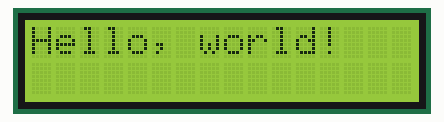
This sketch was run on a simulated Arduino Uno, built with avr-gcc and run on an emulated ATmega328P. Parts: 16×2 character LCD.

Above: at 11.6 s.
At 13.3 s:
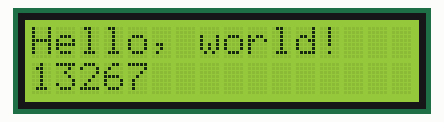
At 14.3 s:
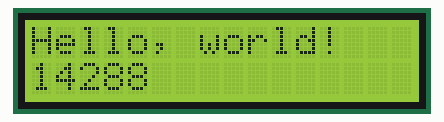
At 16.4 s:
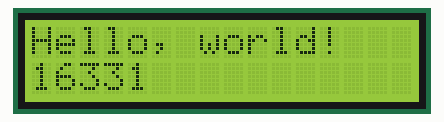
At 20.5 s:
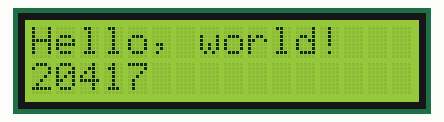
At 38.3 s:
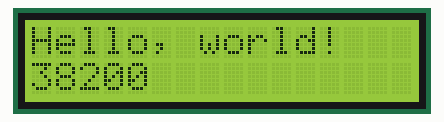

The sketch:

HelloWorld.ino
```cpp
//YWROBOT
//Compatible with the Arduino IDE 1.0
//Library version:1.1
#include <Wire.h>
#include <LiquidCrystal_I2C.h>


LiquidCrystal_I2C lcd(0x27, 16, 2);  // set the LCD address to 0x27 for a 16 chars and 2 line display

void setup() {
  lcd.init();  // initialize the lcd
  // Print a message to the LCD.
  lcd.backlight();
  lcd.setCursor(0, 0);
  lcd.print("Hello, world!");
}


void loop() {
  for (int posCnt = 0; posCnt < 13; posCnt++) {
    lcd.scrollDisplayLeft();
    delay(200);
  }
  for (int posCnt = 0; posCnt < 29; posCnt++) {
    lcd.scrollDisplayRight();
    delay(200);
  }
    for (int posCnt = 0; posCnt < 16; posCnt++) {
    lcd.scrollDisplayLeft();
    delay(200);
  }
  for (int i = 0; i < 10; i++) {
    delay(500);
    lcd.clear();
    lcd.setCursor(0, 0);
    lcd.print("Hello, world!");
    lcd.setCursor(0, 1);
    lcd.print(millis());
    delay(500);
  }
}
```

Measured:
- what the display in image 0 shows lasts 0.8 s, from 11.5 s to 12.3 s
- what the display in image 1 shows lasts 1.0 s, from 13.3 s to 14.3 s
